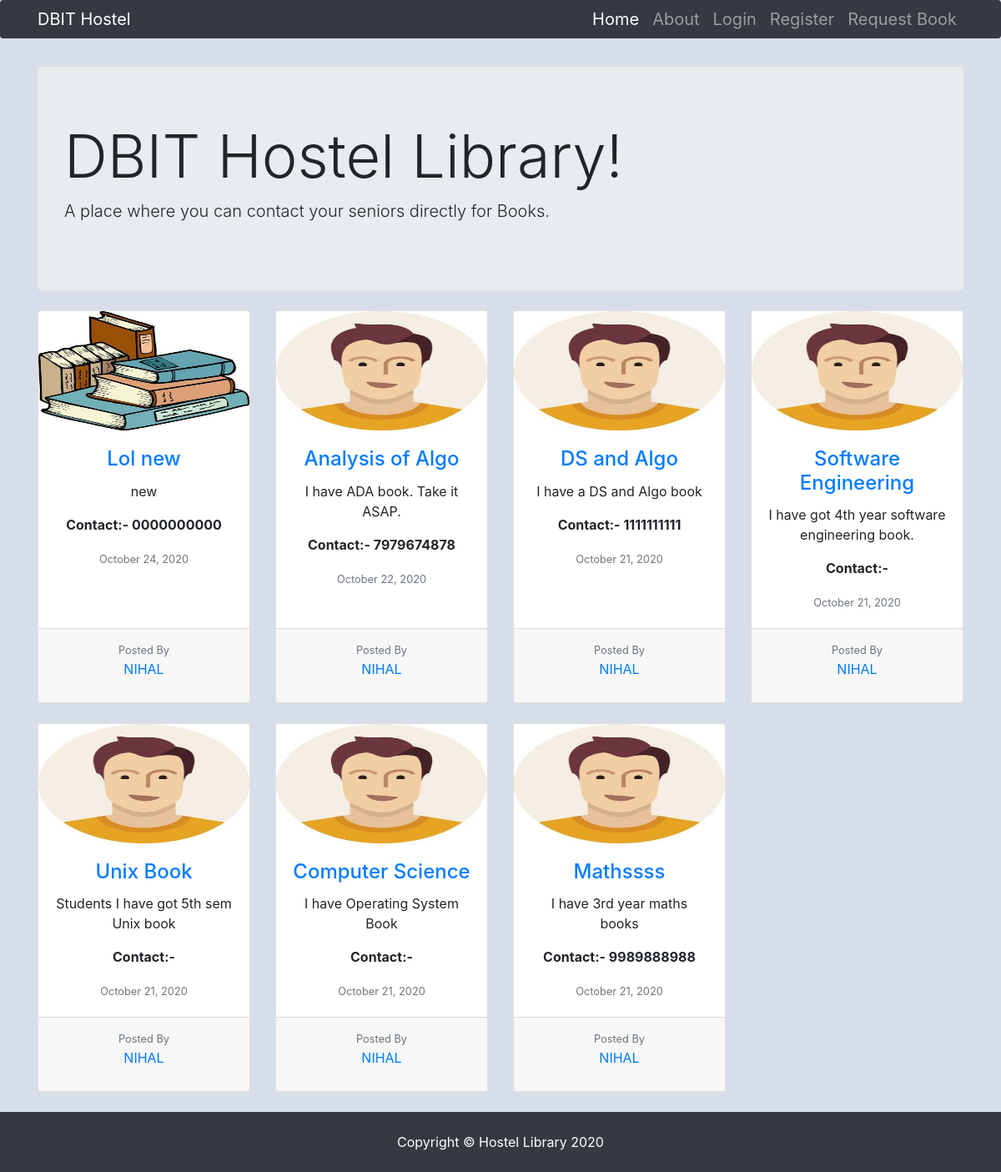
Before: / with the older database file.
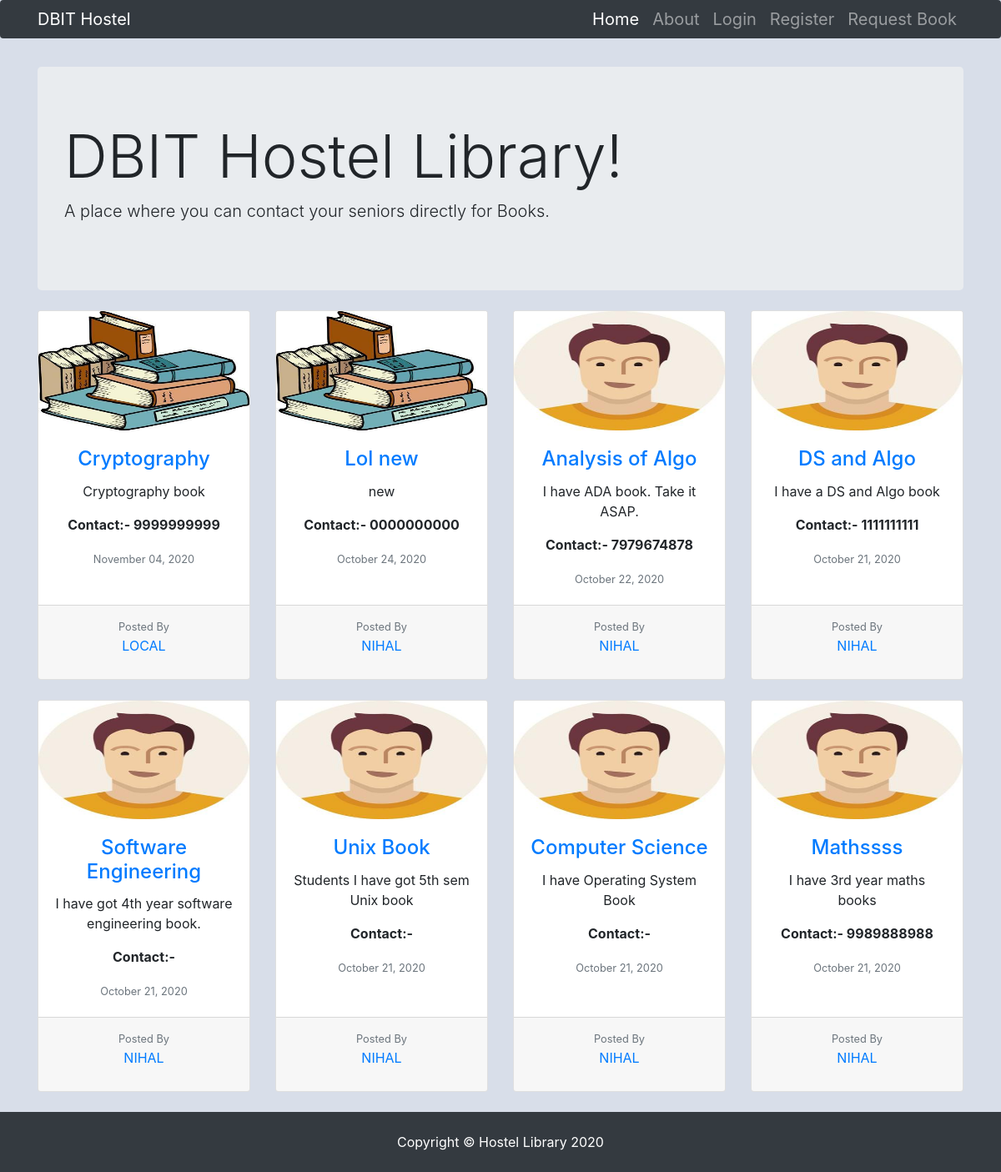
After: the same page with the newer database file.
### books/models.py (models this page shows, shortened)
class Post(models.Model):
    book_name = models.CharField(max_length=35)
    book_description = models.TextField(max_length=50)
    book_image = models.ImageField(default='book.jpg', upload_to='book_pics')
    date_posted = models.DateTimeField(default=timezone.now)
    author = models.ForeignKey(User, on_delete=models.CASCADE)
    phone_regex = RegexValidator(regex=r'^\d{10}$', message="Check your format of phone number. Up to 10 digits allowed.")
    phone_number = models.CharField(validators=[phone_regex], max_length=10, default="0000000000") # validators should be a list

### books/views.py (the view)
# urls.py: path('', views.index, name='index'),
def index(request):
    posts = Post.objects.order_by('-date_posted')
    context = {
        'posts':posts
    }
    return render(request, 'books/index.html', context)

### books/templates/books/index.html (shortened to what this page needs)
{% load static %}
<!DOCTYPE html>
<html lang="en">
<head>
  <link href="{% static 'books/bootstrap.min.css' %}" rel="stylesheet">
  <link href="{% static 'books/heroic-features.css' %}" rel="stylesheet">
</head>
<body>
  <nav class="navbar navbar-expand-lg navbar-dark bg-dark fixed-top navbar-toggler">
    <div class="container">
      <a class="navbar-brand" href="{% url 'index' %}">DBIT Hostel</a>
      <div class="collapse navbar-collapse" id="navbarResponsive">
        <ul class="navbar-nav ml-auto">
          <li class="nav-item active">
            <a class="nav-link" href="{% url 'index' %}">Home
            </a>
          </li>
          <li class="nav-item">
            <a class="nav-link" href="{% url 'about' %}">About</a>
          </li>
          <li class="nav-item">
              {% if user.is_authenticated %}
              <li class="nav-item">
                <a class="nav-link" href="{% url 'post-create' %}">New Post</a>
              </li>
              <li class="nav-item">
                <a class="nav-link" href="{% url 'profile' %}">Profile</a>
              </li>
              <li class="nav-item">
                <a class="nav-link" href="{% url 'logout' %}">Logout</a>
              </li>
              {% else %}
                <li class="nav-item">
                    <a class="nav-link" href="{% url 'login' %}">Login</a>
                </li>
                <li class="nav-item">
                    <a class="nav-link" href="{% url 'register' %}">Register</a>
                </li>
              {% endif %}
              <li class="nav-item">
                <a class="nav-link" href="{% url 'book-request' %}">Request Book</a>
              </li>
          </li>
        </ul>
      </div>
    </div>
  </nav>
  <div class="container">
    <header class="jumbotron my-4">
      <h1 class="display-3">DBIT Hostel Library!</h1>
      <p class="lead">A place where you can contact your seniors directly for Books.</p>
    </header>
    <div class="row text-center">
        {% for post in posts %}
      <div class="col-lg-3 col-md-6 mb-4">
        <div class="card h-100">
            <div class="embed-responsive embed-responsive-16by9">
          <img class="card-img-top embed-responsive-item" src="{{ post.book_image.url }}" alt="">
        </div>
          <div class="card-body">
            <a href="{% url 'post-detail' post.id %}"><h4 class="card-title">{{ post.book_name }}</h4></a>
            <p class="card-text">{{ post.book_description }}</p>
            <p><strong>Contact:- {{ post.phone_number }}</strong></p>
            <small class="text-muted">{{ post.date_posted|date:"F d, Y" }}</small>
          </div>
          <div class="card-footer">
            <small class="text-muted">Posted By</small>
            <a class="text-uppercase" href="{% url 'author-detail' post.author.id %}"><p class="text-uppercase">{{ post.author }}</p></a>
          </div>
        </div>
      </div>
      {% endfor %}
    </div>
  </div>
  <footer class="py-4 bg-dark">
    <div class="container">
      <p class="m-0 text-center text-white">Copyright &copy; Hostel Library 2020</p>
    </div>
  </footer>
</body>
</html>

### books/static/books/heroic-features.css (style rules this page uses)
body { padding-top: 56px; }

### books/templates/books/index.html (style rules this page uses)
body { background-color: #D8DEE9; }

Changed rows visible on the page:
added Post: book_image (picture), book_name "Cryptography", book_description "Cryptography book", phone_number "9999999999", date_posted "November 04, 2020", author "LOCAL"
